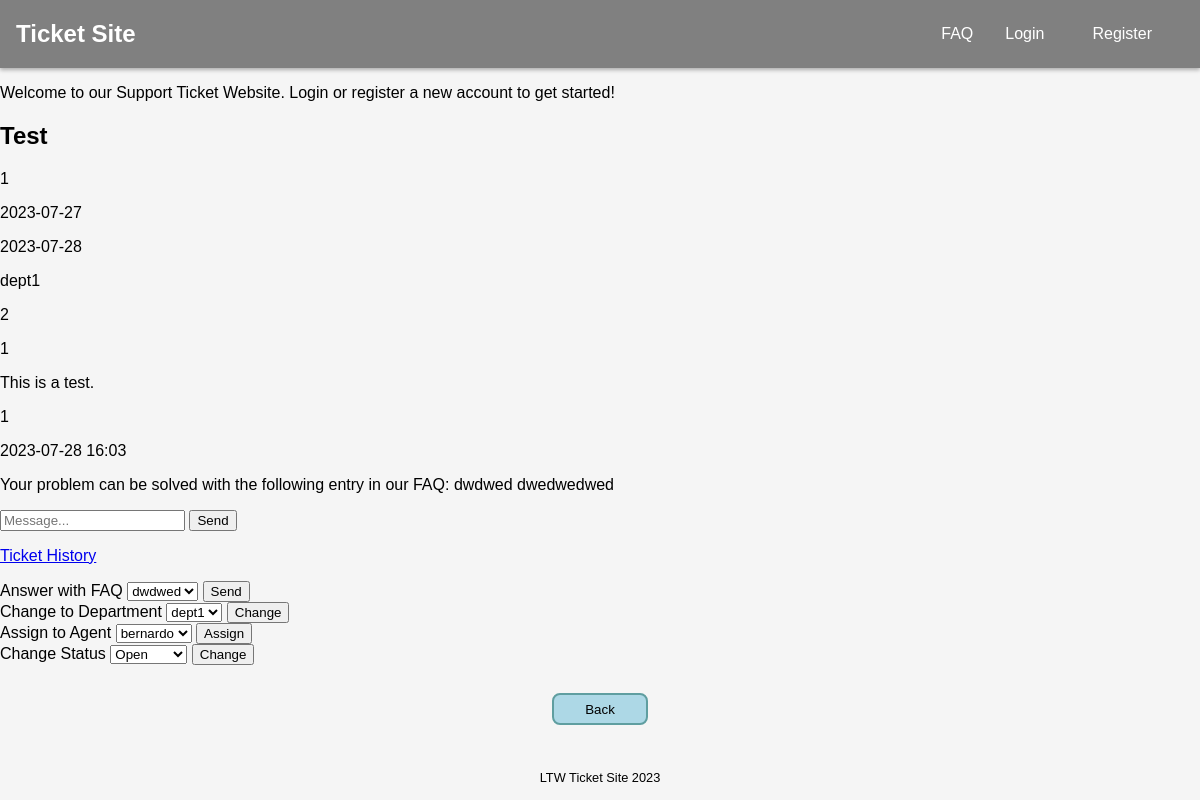
/pages/ticket.php?id=1, run on the app's committed database.
### tables this page shows
CREATE TABLE tickets (
    id INTEGER PRIMARY KEY AUTOINCREMENT,
    subject TEXT NOT NULL,
    content TEXT,
    created DATE NOT NULL,
    updated DATE,
    submitter_id INTEGER NOT NULL,
    assignee_id INTEGER,
    department_id INTEGER,
    status_id INTEGER NOT NULL,
    FOREIGN KEY (submitter_id) REFERENCES users(id),
    FOREIGN KEY (assignee_id) REFERENCES users(id),
    FOREIGN KEY (department_id) REFERENCES departments(id),
    FOREIGN KEY (status_id) REFERENCES status(id)
);

CREATE TABLE departments (
    id INTEGER PRIMARY KEY AUTOINCREMENT,
    name TEXT NOT NULL
);

CREATE TABLE ticket_inquiries (
    id INTEGER PRIMARY KEY AUTOINCREMENT,
    ticket_id INTEGER NOT NULL,
    user_id INTEGER NOT NULL,
    content TEXT NOT NULL,
    date DATE NOT NULL,
    FOREIGN KEY (ticket_id) REFERENCES tickets(id),
    FOREIGN KEY (user_id) REFERENCES users(id)
);

### database/classes/ticket.class.php (called while the page is built, shortened)
<?php
    require_once('department.class.php');
    class Ticket {
        public function __construct(int $id, string $subject, ?string $content, string $created, ?string $updated, int $submitter_id,
                                    ?int $assignee_id, $department_id, int $status_id) {
            $this->id = $id;
            $this->subject = $subject;
            $this->content = $content;
            $this->created = $created;
            $this->updated = $updated;
            $this->submitter_id = $submitter_id;
            $this->assignee_id = $assignee_id;
            $this->department_id = $department_id === "" ? null : $department_id;
            $this->status_id = $status_id;
        }
        static function getTicket(PDO $db, int $id) : ?Ticket {
            $stmt = $db->prepare('SELECT * FROM tickets WHERE id = ?');
            $stmt->execute(array($id));
            $ticket = $stmt->fetch();
            if($ticket){
                return new Ticket($ticket['id'], $ticket['subject'], $ticket['content'],
                                    $ticket['created'], $ticket['updated'],
                                    $ticket['submitter_id'], $ticket['assignee_id'],
                                    $ticket['department_id'], $ticket['status_id']);
            }
            else return null;
        }
    }
?>

### database/classes/department.class.php (called while the page is built, shortened)
<?php
    class Department {
        public function __construct(int $id, string $name) {
            $this->id = $id;
            $this->name = $name;
        }
        static function getDepartments(PDO $db) : array {
            $stmt = $db->prepare('SELECT * FROM departments');
            $stmt->execute();
            $departments = array();
            while ($department = $stmt->fetch()){
                $departments[] = new Department($department['id'], $department['name']);
            }
            return $departments;
        }
        static function getDepartmentName(PDO $db, int $id) : string {
            $stmt = $db->prepare('SELECT * FROM departments WHERE id = ?');
            $stmt->execute(array($id));
            $dept = $stmt->fetch();
            if($dept){
                return $dept['name'];
            }
            else return 'No department';
        }
    }
?>

### database/classes/inquiry.class.php (called while the page is built, shortened)
<?php
    class Inquiry {
        public function __construct(int $id, int $ticket_id, int $user_id, string $content, string $date){
            $this->user_id = $user_id;
            $this->content = $content;
            $this->date = $date;
        }
        static function getTicketInquiries(PDO $db, int $id) : array {
            $stmt = $db->prepare('SELECT * FROM ticket_inquiries WHERE ticket_id = ?');
            $stmt->execute(array($id));
            $inquiries = array();
            while($inq = $stmt->fetch()){
                $inquiries[] = new Inquiry($inq['id'], $inq['ticket_id'], $inq['user_id'], $inq['content'], $inq['date']);
            }
            return $inquiries;
        }
    }
?>

### database/classes/faq.class.php (called while the page is built, shortened)
<?php
    class FAQ {
        public function __construct(int $id, string $question, string $answer){
            $this->id = $id;
            $this->question = $question;
        }
        static function getAllFAQ(PDO $db) : array {
            $stmt = $db->prepare('SELECT * FROM faq');
            $stmt->execute();
            $faqs = array();
            while($faq = $stmt->fetch()){
                $faqs[] = new FAQ($faq['id'], $faq['question'], $faq['answer']);
            }
            return $faqs;
        }
    }
?>

### database/classes/user.class.php (called while the page is built, shortened)
<?php
    class User {
        public function __construct(int $id, string $username, string $email, int $role){
            $this->id = $id;
            $this->username = $username;
        }
        static function getAgents(PDO $db) : array {
            $stmt = $db->prepare('SELECT * FROM users WHERE role_id < 3');
            $stmt->execute();
            $agents = array();
            while($agent = $stmt->fetch()){
                $agents[] = new User($agent['id'], $agent['username'], $agent['email'], $agent['role_id']);
            }
            return $agents;
        }
    }
?>

### database/classes/status.class.php (called while the page is built, shortened)
<?php
    class Status {
        public function __construct(int $id, string $name){
            $this->id = $id;
            $this->name = $name;
        }
        static function getAllStatus(PDO $db) : array {
            $stmt = $db->prepare('SELECT * FROM status');
            $stmt->execute();
            $statuses = array();
            while($status = $stmt->fetch()){
                $statuses[] = new Status($status['id'], $status['name']);
            }
            return $statuses;
        }
    }
?>

### templates/ticket.tpl.php (the view, shortened to what this page needs)
<?php
require_once('../database/classes/department.class.php');
?>
<?php function drawTicketInfo(PDO $db, Ticket $ticket) { ?>
    <h2><?=$ticket->subject?></h2>
    <p><?=$ticket->submitter_id?></p>
    <p><?=$ticket->created?></p>
    <p><?=$ticket->updated ?? '-'?></p>
    <p><?=Department::getDepartmentName($db, intval($ticket->department_id))?></p>
    <p><?=$ticket->status_id?></p>
    <p><?=$ticket->assignee_id?></p>
    <p><?=$ticket->content?></p>
<?php } ?>
<?php function drawTicketInquirySection(Ticket $ticket, array $inquiries) { ?>
    <?php foreach($inquiries as $inq) { ?>
        <p><?=$inq->user_id?></p>
        <p><?=$inq->date?></p>
        <p><?=$inq->content?>
    <?php } ?>
    <form action="../actions/action_submit_inquiry.php?id=<?=$ticket->id?>" method="POST">
        <input type="text" name="inquiry" placeholder="Message..." required>
        <button type="submit" name="submit_inquiry">Send</button>
    </form>
<?php } ?>
<?php function drawAgentTicketTools(Ticket $ticket, array $departments, array $agents, array $faqs, array $statuses) { ?>
    <p><a href='../pages/tickethistory.php?id=<?=$ticket->id?>'>Ticket History</a></p>
    <form action="../actions/action_answer_faq.php?id=<?=$ticket->id?>" method="POST">
        <label>
            Answer with FAQ
            <select name="faq">
                <?php foreach($faqs as $faq) { ?>
                    <option value="<?=$faq->id?>"><?=$faq->question?></option>
                <?php } ?>
            </select>
            <button type="submit" name="submit_faq_inquiry">Send</button>
        </label>
    </form>
    <form action="../actions/action_change_department.php?id=<?=$ticket->id?>" method="POST">
        <label>
            Change to Department
            <select name="department">
                <?php foreach($departments as $dept) { ?>
                    <option value="<?=$dept->id?>"><?=$dept->name?></option>
                <?php } ?>
            </select>
            <button type="submit" name="submit_dept_change">Change</button>
        </label>
    </form>
    <form action="../actions/action_assign_agent.php?id=<?=$ticket->id?>" method="POST">
        <label>
            Assign to Agent
            <select name="agent">
                <?php foreach($agents as $agent) { ?>
                    <option value="<?=$agent->id?>"><?=$agent->username?></option>
                <?php } ?>
            </select>
            <button type="submit" name="submit_agent_assign">Assign</button>
        </label>
    </form>
    <form action="../actions/action_change_status.php?id=<?=$ticket->id?>" method="POST">
        <label>
            Change Status
            <select name="status">
                <?php foreach($statuses as $status) { ?>
                    <option value="<?=$status->id?>"><?=$status->name?></option>
                <?php } ?>
            </select>
        </label>
        <button type="submit" name="submit_status_change">Change</button>
    </form>
<?php } ?>

### css/style.css (style rules this page uses)
body { font-family: Arial, Helvetica, sans-serif; background-color: whitesmoke; margin: 0; padding: 0; }

### data on the page
tickets: subject "Test", submitter "1", created "2023-07-27", updated "2023-07-28", department.name "dept1", status "2", assignee "1", content "This is a test."
ticket_inquiries: user "1", date "2023-07-28 16:03", content "Your problem can be solved with the following entry in our FAQ: dwdwed dwedwedwed"

### other printed values
$text "Back"
form field faq "dwdwed"
form field department "dept1"
form field agent "bernardo"
form field status "Open"
